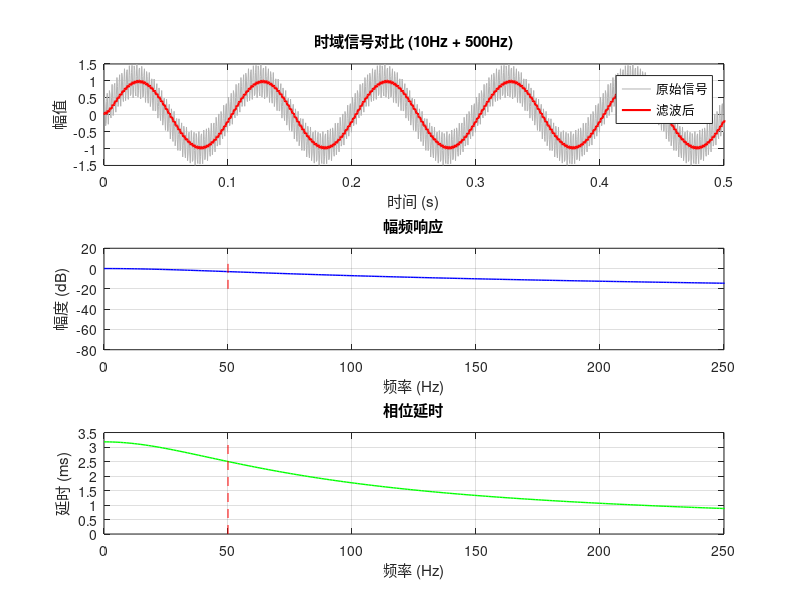

MATLAB code to generate this figure:
fs = 2300;      
fc = 50;        
order = 1;      

% 设计低通滤波器
[b, a] = butter(order, fc/(fs/2), 'low');

% 生成测试信号 (注意：10Hz信号在10Hz截止频率处会被衰减3dB)
t = 0:1/fs:1-1/fs;
data = sin(2*pi*10*t) + 0.5*sin(2*pi*500*t);

% 应用滤波器
filtered_data = filter(b, a, data);

% 打印精确系数
fprintf('一阶巴特沃斯滤波器浮点系数:\n');
fprintf('b = [%f, %f]\n', b(1), b(2));
fprintf('a = [%f, %f]\n', a(1), a(2));
fprintf('一阶巴特沃斯滤波器系数:\n');
fprintf('b = [ %s ]\n', sprintf('%d ', b * 16384));
fprintf('a = [ %s ]\n', sprintf('%d ', a * 16384));
% 计算频率响应
nfft = 1024;
[H, w] = freqz(b, a, nfft, fs);
freq = w; 

% 计算相位延时
phase = unwrap(angle(H));
% 避免除以0，并修正DC点的延时计算
phase_delay_sec = -phase ./ (2*pi*freq + eps); 
% 对于一阶滤波器，0Hz处的延时可以用极小频率处的值近似
phase_delay_sec(1) = phase_delay_sec(2); 

% 绘图
figure('Name', '分析结果', 'Color', 'w');

% 1. 时域对比
subplot(3,1,1);
plot(t, data, 'Color', [0.7 0.7 0.7], 'DisplayName', '原始信号'); hold on;
plot(t, filtered_data, 'r', 'LineWidth', 1.5, 'DisplayName', '滤波后');
xlim([0 0.5]); % 只看前0.5秒
xlabel('时间 (s)'); ylabel('幅值');
title('时域信号对比 (10Hz + 500Hz)');
legend; grid on;

% 2. 幅频响应 (dB)
subplot(3,1,2);
plot(freq, 20*log10(abs(H)), 'b', 'LineWidth', 1);
xlabel('频率 (Hz)'); ylabel('幅度 (dB)');
title('幅频响应');
xlim([0 fc*5]); grid on;
line([fc fc], [-20 5], 'Color', 'r', 'LineStyle', '--'); % 标注fc

% 3. 相位延时 (ms)
subplot(3,1,3);
plot(freq, phase_delay_sec * 1000, 'g', 'LineWidth', 1);
xlabel('频率 (Hz)'); ylabel('延时 (ms)');
title('相位延时');
xlim([0 fc*5]); grid on;
line([fc fc], [0 max(phase_delay_sec*1000)], 'Color', 'r', 'LineStyle', '--');

% 输出关键点
idx = find(freq >= fc, 1);
fprintf('\n分析结果:\n');
fprintf('截止频率 %.1f Hz 处的衰减: %.2f dB\n', fc, 20*log10(abs(H(idx))));
fprintf('截止频率 %.1f Hz 处的相位延时: %.2f ms\n', fc, phase_delay_sec(idx)*1000);
